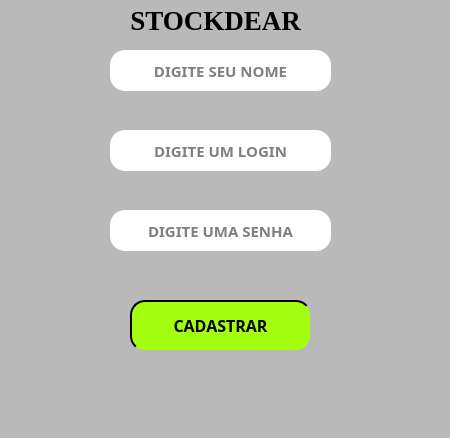
<?xml version="1.0" encoding="UTF-8"?>
<ui version="4.0">
 <class>MainWindow</class>
 <widget class="QMainWindow" name="MainWindow">
  <property name="geometry">
   <rect>
    <x>0</x>
    <y>0</y>
    <width>450</width>
    <height>438</height>
   </rect>
  </property>
  <property name="windowTitle">
   <string>TELA DE CADASTRO</string>
  </property>
  <property name="styleSheet">
   <string notr="true">background-color: rgb(185, 185, 185);</string>
  </property>
  <widget class="QWidget" name="centralwidget">
   <widget class="QLineEdit" name="nome">
    <property name="geometry">
     <rect>
      <x>110</x>
      <y>50</y>
      <width>221</width>
      <height>41</height>
     </rect>
    </property>
    <property name="font">
     <font>
      <family>Ebrima</family>
      <pointsize>11</pointsize>
      <weight>75</weight>
      <bold>true</bold>
     </font>
    </property>
    <property name="styleSheet">
     <string notr="true">background-color: rgb(255, 255, 255);
border-radius: 15px;
border-style: outset;
border-widht: 2px
</string>
    </property>
    <property name="alignment">
     <set>Qt::AlignCenter</set>
    </property>
    <property name="placeholderText">
     <string>DIGITE SEU NOME</string>
    </property>
   </widget>
   <widget class="QLineEdit" name="login">
    <property name="geometry">
     <rect>
      <x>110</x>
      <y>130</y>
      <width>221</width>
      <height>41</height>
     </rect>
    </property>
    <property name="font">
     <font>
      <family>Ebrima</family>
      <pointsize>11</pointsize>
      <weight>75</weight>
      <bold>true</bold>
     </font>
    </property>
    <property name="styleSheet">
     <string notr="true">background-color: rgb(255, 255, 255);
border-radius: 15px;
border-style: outset;
border-widht: 2px
</string>
    </property>
    <property name="alignment">
     <set>Qt::AlignCenter</set>
    </property>
    <property name="placeholderText">
     <string>DIGITE UM LOGIN</string>
    </property>
   </widget>
   <widget class="QLineEdit" name="senha">
    <property name="geometry">
     <rect>
      <x>110</x>
      <y>210</y>
      <width>221</width>
      <height>41</height>
     </rect>
    </property>
    <property name="font">
     <font>
      <family>Ebrima</family>
      <pointsize>11</pointsize>
      <weight>75</weight>
      <bold>true</bold>
     </font>
    </property>
    <property name="styleSheet">
     <string notr="true">background-color: rgb(255, 255, 255);
border-radius: 15px;
border-style: outset;
border-widht: 2px
</string>
    </property>
    <property name="echoMode">
     <enum>QLineEdit::Password</enum>
    </property>
    <property name="alignment">
     <set>Qt::AlignCenter</set>
    </property>
    <property name="placeholderText">
     <string>DIGITE UMA SENHA</string>
    </property>
   </widget>
   <widget class="QPushButton" name="banco">
    <property name="geometry">
     <rect>
      <x>130</x>
      <y>300</y>
      <width>181</width>
      <height>51</height>
     </rect>
    </property>
    <property name="font">
     <font>
      <family>Ebrima</family>
      <pointsize>12</pointsize>
      <weight>75</weight>
      <bold>true</bold>
     </font>
    </property>
    <property name="styleSheet">
     <string notr="true">background-color: rgb(163, 255, 15);
border-style: outset;
border-width: 2px;
border-radius: 15px
</string>
    </property>
    <property name="text">
     <string>CADASTRAR</string>
    </property>
   </widget>
   <widget class="QLabel" name="label">
    <property name="geometry">
     <rect>
      <x>120</x>
      <y>10</y>
      <width>191</width>
      <height>21</height>
     </rect>
    </property>
    <property name="font">
     <font>
      <family>Georgia</family>
      <pointsize>20</pointsize>
      <weight>75</weight>
      <bold>true</bold>
     </font>
    </property>
    <property name="cursor">
     <cursorShape>UpArrowCursor</cursorShape>
    </property>
    <property name="styleSheet">
     <string notr="true"/>
    </property>
    <property name="text">
     <string>STOCKDEAR</string>
    </property>
    <property name="alignment">
     <set>Qt::AlignCenter</set>
    </property>
   </widget>
   <widget class="QLabel" name="label_2">
    <property name="geometry">
     <rect>
      <x>56</x>
      <y>270</y>
      <width>341</width>
      <height>20</height>
     </rect>
    </property>
    <property name="font">
     <font>
      <family>Ebrima</family>
      <pointsize>12</pointsize>
     </font>
    </property>
    <property name="styleSheet">
     <string notr="true">color: rgb(255, 26, 5);</string>
    </property>
    <property name="text">
     <string/>
    </property>
    <property name="alignment">
     <set>Qt::AlignCenter</set>
    </property>
   </widget>
   <widget class="QLabel" name="label_3">
    <property name="geometry">
     <rect>
      <x>140</x>
      <y>370</y>
      <width>181</width>
      <height>20</height>
     </rect>
    </property>
    <property name="font">
     <font>
      <family>Ebrima</family>
      <pointsize>12</pointsize>
      <weight>75</weight>
      <bold>true</bold>
     </font>
    </property>
    <property name="styleSheet">
     <string notr="true">color: rgb(70, 255, 14);</string>
    </property>
    <property name="text">
     <string/>
    </property>
    <property name="alignment">
     <set>Qt::AlignCenter</set>
    </property>
   </widget>
  </widget>
  <widget class="QMenuBar" name="menubar">
   <property name="geometry">
    <rect>
     <x>0</x>
     <y>0</y>
     <width>450</width>
     <height>21</height>
    </rect>
   </property>
  </widget>
  <widget class="QStatusBar" name="statusbar"/>
 </widget>
 <resources/>
 <connections/>
</ui>
